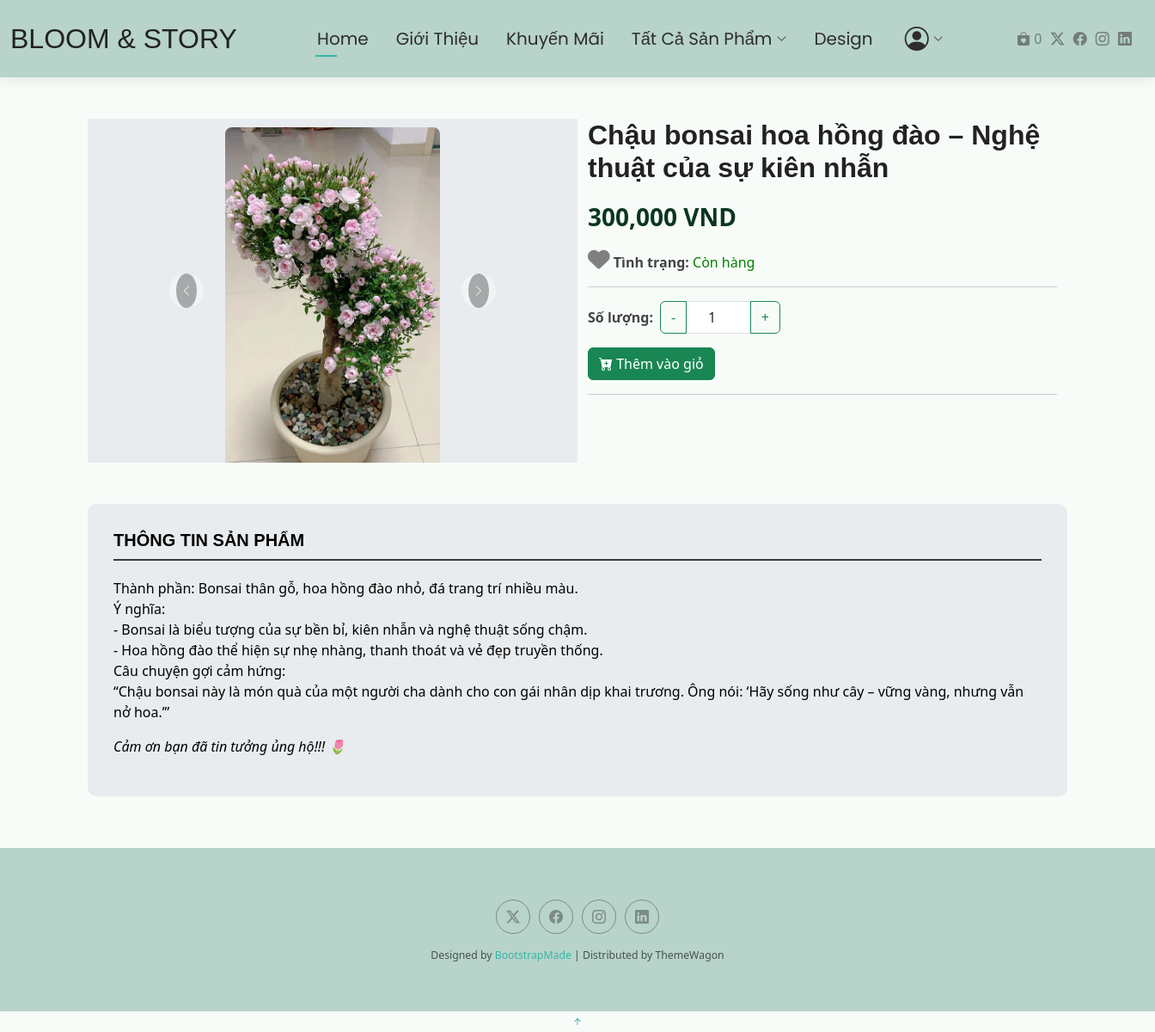
/product/17/, run on the app's committed database.
### product/models.py (models this page shows, shortened)
class Product(models.Model):
    STATUS_CHOICES = [
        ('available', 'Còn hàng'),
        ('out_of_stock', 'Hết hàng'),
    ]
    category = models.ForeignKey(
        Category,
        on_delete=models.CASCADE,
        related_name='products',
        null=True,
        blank=True
    )
    name = models.CharField(max_length=100)
    price = models.FloatField()
    description = models.TextField()
    image = models.ImageField(upload_to='products/', null=True, blank=True)
    is_featured = models.BooleanField(default=False)
    status = models.CharField(
        max_length=20,
        choices=STATUS_CHOICES,
        default='available',
    )

### product/views.py (the view)
# urls.py: path('<int:product_id>/',ProductDetailView.as_view(), name='product_detail'),
class ProductDetailView(DetailView):
    model = Product
    template_name = 'product/product_detail.html'
    context_object_name = 'product'
    pk_url_kwarg = 'product_id'

### cart/context_processors.py (called while the page is built)
def cart_total_quantity(request):
    if request.user.is_authenticated:
        total_quantity = CartItem.objects.filter(user=request.user).aggregate(
            Sum('quantity')
        )['quantity__sum'] or 0
    else:
        cart = request.session.get('cart', {})
        total_quantity = sum(item['quantity'] for item in cart.values())
    print("Session cart:", request.session.get('cart'))
    return {'cart_total_quantity': total_quantity}

### product/templates/product/product_detail.html (shortened to what this page needs)
{% extends 'base.html' %}
{% load static %}
{% load humanize %}
{% block content %}
<div class="container mt-5">
  <div class="row">
    <div class="col-md-6 " style="background-color:#e9ecef" >
      <div class="carousel-wrapper position-relative">
        <div id="productCarousel" class="carousel slide carousel-fade" data-bs-ride="carousel">
          <div class="carousel-inner">
            <div class="carousel-item active">
              <div class="image-wrapper">
                {% if product.image %}
                  <img src="{{ product.image.url }}" class="product-detail-img" alt="{{ product.name }}">
                {% else %}
                  <img src="{% static 'images/no-image.png' %}" class="product-detail-img" alt="Không có ảnh">
                {% endif %}
              </div>
            </div>
          </div>
          <button class="carousel-control-prev" type="button" data-bs-target="#productCarousel" data-bs-slide="prev">
            <span class="carousel-control-prev-icon"></span>
          </button>
          <button class="carousel-control-next" type="button" data-bs-target="#productCarousel" data-bs-slide="next">
            <span class="carousel-control-next-icon"></span>
          </button>
        </div>
      </div>
    </div>
    <div class="col-md-6">
      <h2 class="fw-bold mb-3">{{ product.name }}</h2>
      <p class="product-price">{{ product.price|floatformat:0|intcomma }} VND</p>
      <p class="mb-1">
        <i class="fa-solid fa-heart bookmark-heart" data-product-id="{{ product.id }}"></i>
        <strong>Tình trạng:</strong>
        {% if product.status == 'available' %}
          <span style="color: green;">Còn hàng</span>
        {% else %}
          <span style="color: red;">Hết hàng</span>
        {% endif %}
      </p>
      <hr>
      <form action="{% url 'cart:add_to_cart' product.id %}" method="POST" class="mt-3">
        <div class="d-flex align-items-center mb-3">
          <label for="quantity" class="me-2 fw-bold">Số lượng:</label>
          <div class="input-group" style="width: 140px;">
            <button type="button" class="btn btn-outline-secondary" id="decrease">-</button>
              <input type="number" id="quantity" name="quantity" value="1" min="1" max="{{ product.quantity }}" class="form-control text-center">
            <button type="button" class="btn btn-outline-secondary" id="increase">+</button>
          </div>
        </div>
        <button type="button"
            class="btn btn-success me-2 add-to-cart-btn"
            data-product-id="{{ product.id }}">
          <i class="bi bi-cart-plus-fill"></i> Thêm vào giỏ
        </button>
      </form>
      <hr>
    </div>
    <div class="product-info-section mt-5">
      <h4 class="info-title">THÔNG TIN SẢN PHẨM</h4>
      <div class="product-info-content">
        <p class="mt-3">{{ product.description|linebreaksbr }}</p>
        <p class="thank-text">Cảm ơn bạn đã tin tưởng ủng hộ!!! 🌷</p>
      </div>
    </div>
  </div>
</div>
{% endblock %}

### first_project/static/assets/css/main.css (style rules this page uses)
:root { --default-font: "Roboto", system-ui, -apple-system, "Segoe UI", Roboto, "Helvetica Neue", Arial, "Noto Sans", "Liberation Sans", sans-serif, "Apple Color Emoji", "Segoe UI Emoji", "Segoe UI Symbol", "Noto Color Emoji"; --heading-font: "Raleway", sans-serif; --nav-font: "Poppins", sans-serif; }
:root { --background-color: #ffffff; --default-color: #444444; --heading-color: #222222; --accent-color: #34b7a7; --surface-color: #ffffff; --contrast-color: #ffffff; }
:root { --nav-color: #333; --nav-hover-color: #34b7a7; --nav-mobile-background-color: #ffffff; --nav-dropdown-background-color: #ffffff; --nav-dropdown-color: #444444; --nav-dropdown-hover-color: #34b7a7; }
:root { scroll-behavior: smooth; }
body { color: var(--default-color); background-color: var(--background-color); font-family: var(--default-font); }
h1, h2, h3, h4, h5, h6 { color: var(--heading-color); font-family: var(--heading-font); }
.image-wrapper { width: 300px; height: 300px; overflow: hidden; position: relative; }
.carousel-control-prev-icon, .carousel-control-next-icon { background-color: rgba(0, 0, 0, 0.6); border-radius: 50%; width: 40px; height: 40px; background-size: 60%; }
.carousel-control-prev, .carousel-control-next { width: 8%; }
.carousel-item img { transition: transform 2s ease-in-out; }

### accounts/static/css/account.css (style rules this page uses)
body { font-family: 'Segoe UI', sans-serif; background-color: #f8f8f8; }
body { background-color: #f8f9fa; font-family: 'Segoe UI', Tahoma, Geneva, Verdana, sans-serif; }

### product/static/css/product.css (style rules this page uses)
.product-price { color: #0a3622; font-size: 28px; font-weight: 700; margin-top: 5px; }
.product-info-section { margin-bottom: 60px; }
.image-wrapper { width: 100%; height: 400px; overflow: hidden; position: relative; }
.carousel-item img { display: block; margin: auto; }
.carousel-inner { height: 400px; }
.carousel-wrapper { max-width: 280px; background-color: #e9ecef; margin: 0 auto; position: relative; }
.carousel-control-prev, .carousel-control-next { width: 40px; height: 40px; top: 50%; transform: translateY(-50%); background-color: rgba(255, 255, 255, 0.7); border-radius: 50%; padding: 8px; z-index: 2; }
.carousel-control-prev { left: -50px; }
.carousel-control-next { right: -50px; }
.carousel-item.active, .carousel-item { max-width: 280px; margin: 0 auto; padding: 10px 0; text-align: center; height: auto; }
.product-info-section { background-color: #e9ecef ; color: black; padding: 30px; border-radius: 10px; margin-top: 40px; box-shadow: 0 0 10px rgba(255,255,255,0.05); }
.product-info-section .info-title { font-weight: 700; font-size: 20px; text-transform: uppercase; margin-bottom: 20px; border-bottom: 2px solid #3a3a3a; padding-bottom: 10px; color: black; }
.thank-text { margin-top: 15px; font-weight: 500; color: black; font-style: italic; }
.bookmark-heart { cursor: pointer; font-size: 1.6rem; color: gray !important; transition: transform 0.2s ease, color 0.2s ease; }
.product-detail-img { max-width: 250px; width: 100%; height: auto; object-fit: cover; display: block; margin: 0 auto; border-radius: 8px; }

### orders/static/css/checkout.css (style rules this page uses)
body { background-color: #f0fdf9; font-family: 'Segoe UI', sans-serif; }
body { background: #f8fcf9; }
.btn-outline-secondary { border-color: #198754; color: #198754; }

### data on the page
Product: image (picture), name "Chậu bonsai hoa hồng đào – Nghệ thuật của sự kiên nhẫn", price "300,000", description "Thành phần: Bonsai thân gỗ, hoa hồng đào nhỏ, đá trang trí nhiều màu. Ý nghĩa: - Bonsai là biểu tượng của sự bền bỉ, kiên nhẫn và nghệ thuật sống chậm. - Hoa hồng đào thể hiện sự nhẹ nhàng, thanh thoát và vẻ đẹp truyền thống. Câu chuyện gợi cảm hứng: “Chậu bonsai này là món quà của một người cha dành cho con gái nhân dịp khai trương. Ông nói: ‘Hãy sống như cây – vững vàng, nhưng vẫn nở hoa.’”"

### other printed values
{{ cart_total_quantity }} "0"
